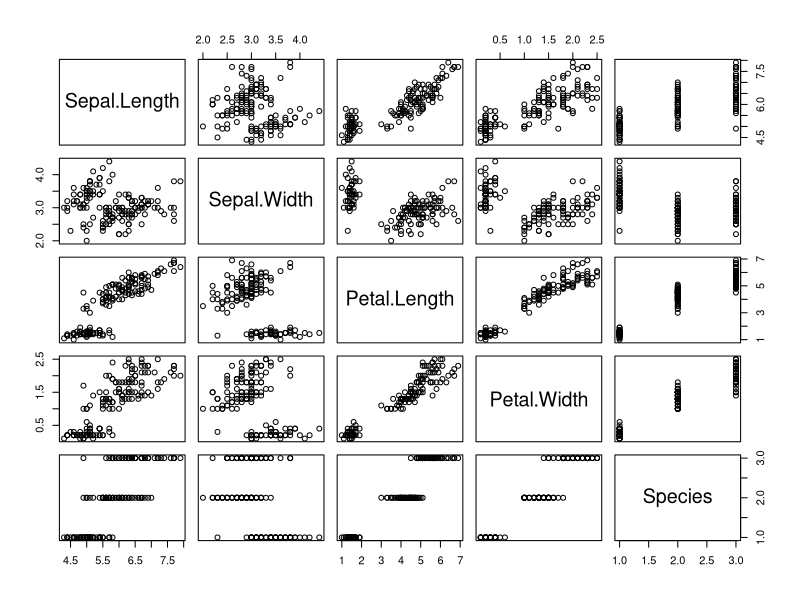
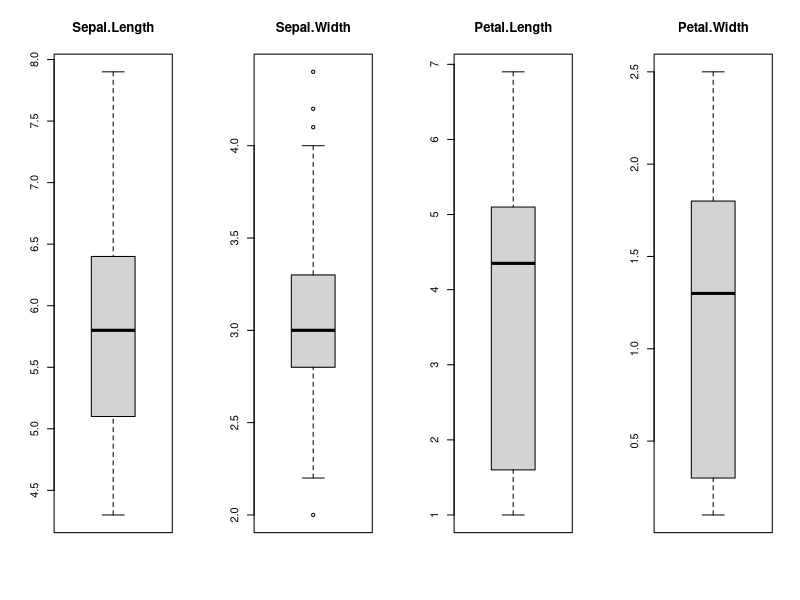
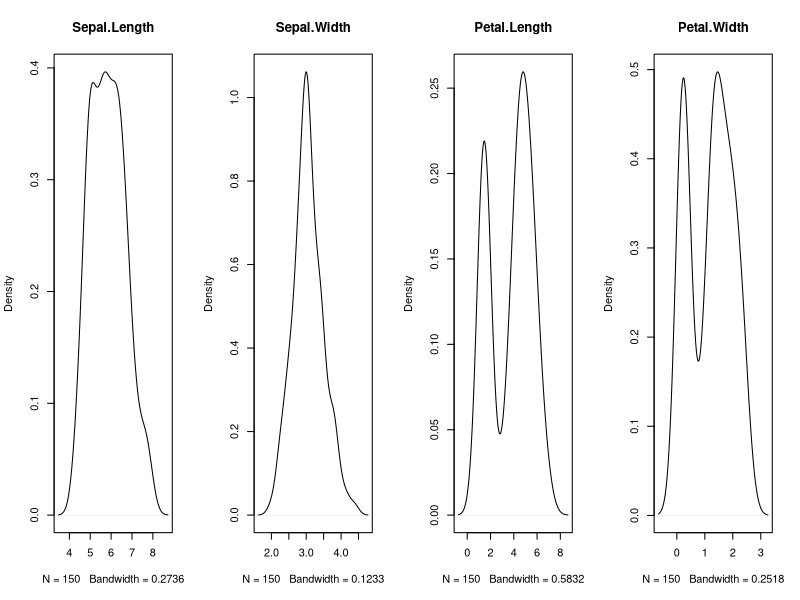
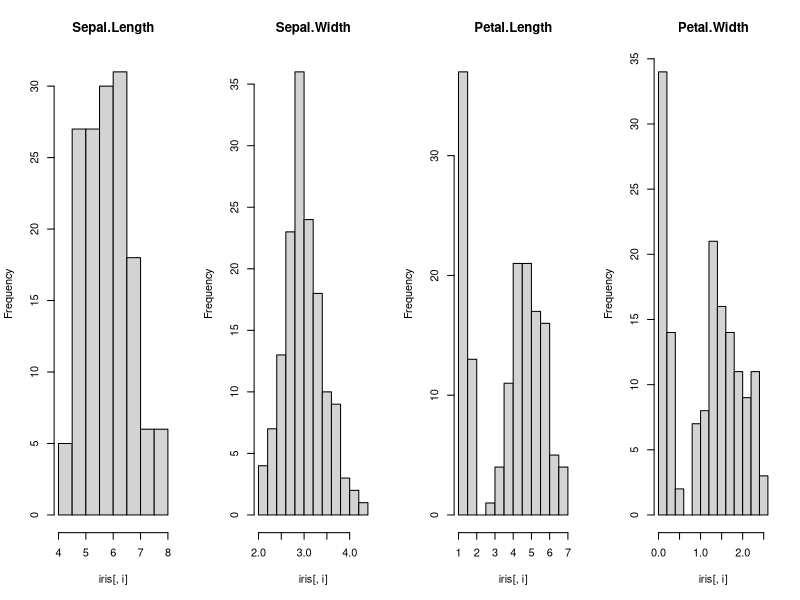

These figures' R source, in order: (Note: this script raises an error after producing the figures.)
install.packages("dplyr")
install.packages("ggplot2")
install.packages("corrplot")
library(ggplot2)
library(corrplot)
library(dplyr)
install.packages("lattice")

install.packages("ellipse")
library(ellipse)
library(lattice)


data("iris")
head(iris)
?iris
dim(iris)
table(iris$Species)


plot(iris)


x <- iris[,1:4]
y <- iris[,5]

par(mfrow=c(1,4))
  for (i in 1:4) {
  boxplot(x[,i],main=names(iris)[i])
  }  
    
  

par(mfrow=c(1,4))
for (i in 1:4) {
plot(density(iris[,i]),main=names(iris)[i])  
}



##HISTOGRAM

par(mfrow=c(1,4))
for (i in 1:4) {
hist(iris[,i],main=names(iris)[i])  
}

install.packages('caret',repos = 'http://cran.us.r-project.org')


x <- iris[,1:4]
y <- iris[,5]
featurePlot(x=x,y=y,plot = "ellipse")



##ggplot (lengh)

ggplot(iris,aes(x=Sepal.Length,y=Petal.Length,colour=Species))+
  geom_point()+
  ggtitle('Iris Species by Petal Length and Sepal Length')


##ggplot (width)
ggplot(iris, aes(x = Sepal.Width, y = Petal.Width, colour = Species)) + 
  geom_point() +
  ggtitle('Iris Species by Petal Length and Sepal Width')




##linear regression (for length)

ggplot(iris, aes(x=Sepal.Length, y=Petal.Length, color=Species)) + 
  geom_point()+geom_smooth(method = "lm")

##linear regression (for width)


ggplot(iris, aes(x=Sepal.Width, y=Petal.Width,  color=Species)) + 
  geom_point()+geom_smooth(method = "lm")
## `geom_smooth()` using formula 'y ~ x'
